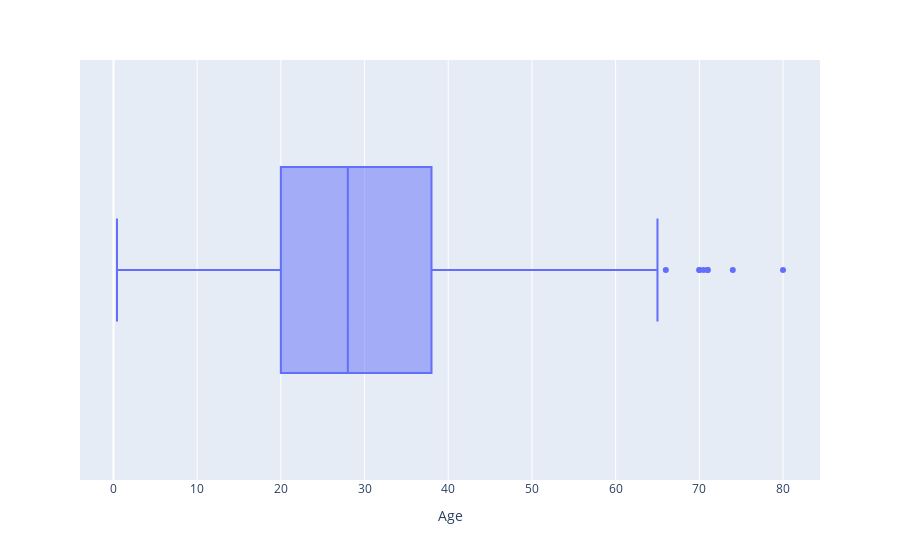

The notebook cell this image was saved under:
### Code cell
import plotly.express as px
px.box(df,x="Age")

### Figure 1 — Plotly figure (JSON) as saved in the notebook; plotly's stock layout.template omitted (floating-point values rounded to 4 significant figures; data arrays with more than 128 entries replaced by an {"elided": "..."} marker saying what was removed)
{"data": [{"alignmentgroup": "True", "hovertemplate": "Age=%{x}<extra></extra>", "legendgroup": "", "marker": {"color": "#636efa"}, "name": "", "notched": false, "offsetgroup": "", "orientation": "h", "showlegend": false, "type": "box", "x": {"elided": "891 float values"}, "x0": " ", "xaxis": "x", "y0": " ", "yaxis": "y"}], "layout": {"boxmode": "group", "legend": {"tracegroupgap": 0}, "margin": {"t": 60}, "xaxis": {"anchor": "y", "domain": [0, 1], "title": {"text": "Age"}}, "yaxis": {"anchor": "x", "domain": [0, 1]}}}
